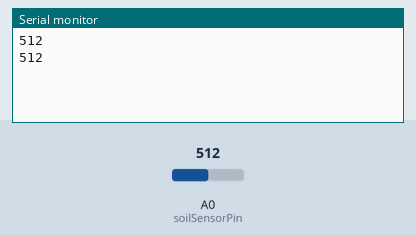
Simulated run of this sketch. Board: Arduino Uno, built with avr-gcc and run on an emulated ATmega328P. Parts: the last lines printed to the serial monitor. The inputs (shaded band) are chosen by the test bench; at power-on: A0 (soilSensorPin) = 512.

Above: at 2.8 s.
2.9 s: A0 (soilSensorPin) set to 716
At 5.2 s:
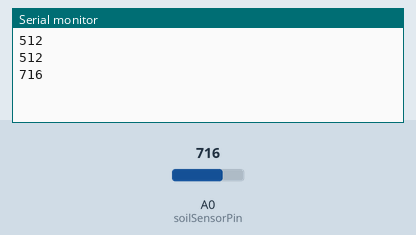
5.6 s: A0 (soilSensorPin) set to 900
At 7.0 s:
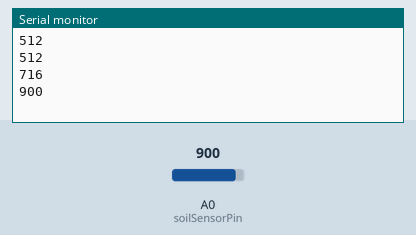
Timing chart, 0 to 8.6 s (numbered marks = the images above; inputs shaded):
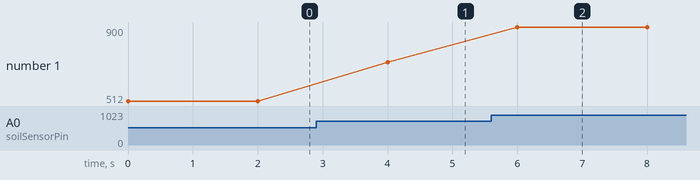

The sketch:

exam.ino
```cpp
int soilSensorPin = A0;

void setup() {
  Serial.begin(9600);
}

void loop() {
  Serial.print(analogRead(soilSensorPin));
  Serial.println();
  delay(2000);
}
```

Measured:
- after the input at 2.9 s, the serial monitor: prints a new line after 1.1 s (image 1)
- after the input at 5.6 s, the serial monitor: prints a new line after 0.40 s (image 2)
- plotted number 1: 512 → 716 after the input at 2.9 s, 716 → 900 after the input at 5.6 s
